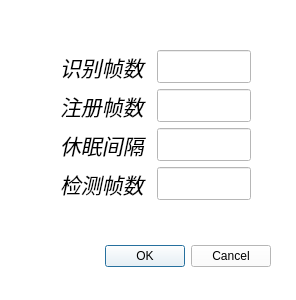
<?xml version="1.0" encoding="UTF-8"?>
<ui version="4.0">
 <class>sys_option</class>
 <widget class="QDialog" name="sys_option">
  <property name="geometry">
   <rect>
    <x>0</x>
    <y>0</y>
    <width>296</width>
    <height>300</height>
   </rect>
  </property>
  <property name="windowTitle">
   <string>System Option</string>
  </property>
  <property name="styleSheet">
   <string notr="true">background-color: rgb(255, 255, 255);</string>
  </property>
  <widget class="QDialogButtonBox" name="buttonBox">
   <property name="geometry">
    <rect>
     <x>100</x>
     <y>240</y>
     <width>171</width>
     <height>32</height>
    </rect>
   </property>
   <property name="orientation">
    <enum>Qt::Horizontal</enum>
   </property>
   <property name="standardButtons">
    <set>QDialogButtonBox::Cancel|QDialogButtonBox::Ok</set>
   </property>
  </widget>
  <widget class="QWidget" name="formLayoutWidget">
   <property name="geometry">
    <rect>
     <x>60</x>
     <y>50</y>
     <width>191</width>
     <height>194</height>
    </rect>
   </property>
   <layout class="QFormLayout" name="formLayout">
    <item row="0" column="0">
     <widget class="QLabel" name="label">
      <property name="font">
       <font>
        <pointsize>16</pointsize>
        <italic>true</italic>
       </font>
      </property>
      <property name="text">
       <string>识别帧数</string>
      </property>
     </widget>
    </item>
    <item row="0" column="1">
     <widget class="QLineEdit" name="recognition_count">
      <property name="font">
       <font>
        <pointsize>16</pointsize>
        <italic>true</italic>
       </font>
      </property>
      <property name="text">
       <string/>
      </property>
      <property name="alignment">
       <set>Qt::AlignCenter</set>
      </property>
     </widget>
    </item>
    <item row="1" column="0">
     <widget class="QLabel" name="label_2">
      <property name="font">
       <font>
        <pointsize>16</pointsize>
        <italic>true</italic>
       </font>
      </property>
      <property name="text">
       <string>注册帧数</string>
      </property>
     </widget>
    </item>
    <item row="1" column="1">
     <widget class="QLineEdit" name="sign_in_count">
      <property name="font">
       <font>
        <pointsize>16</pointsize>
        <italic>true</italic>
       </font>
      </property>
      <property name="text">
       <string/>
      </property>
      <property name="alignment">
       <set>Qt::AlignCenter</set>
      </property>
     </widget>
    </item>
    <item row="2" column="0">
     <widget class="QLabel" name="label_3">
      <property name="font">
       <font>
        <pointsize>16</pointsize>
        <italic>true</italic>
       </font>
      </property>
      <property name="text">
       <string>休眠间隔</string>
      </property>
     </widget>
    </item>
    <item row="2" column="1">
     <widget class="QLineEdit" name="interval">
      <property name="font">
       <font>
        <pointsize>16</pointsize>
        <italic>true</italic>
       </font>
      </property>
      <property name="text">
       <string/>
      </property>
      <property name="alignment">
       <set>Qt::AlignCenter</set>
      </property>
     </widget>
    </item>
    <item row="3" column="0">
     <widget class="QLabel" name="label_4">
      <property name="font">
       <font>
        <pointsize>16</pointsize>
        <italic>true</italic>
       </font>
      </property>
      <property name="text">
       <string>检测帧数</string>
      </property>
     </widget>
    </item>
    <item row="3" column="1">
     <widget class="QLineEdit" name="detect_coint">
      <property name="font">
       <font>
        <pointsize>16</pointsize>
        <italic>true</italic>
       </font>
      </property>
      <property name="text">
       <string/>
      </property>
      <property name="alignment">
       <set>Qt::AlignCenter</set>
      </property>
     </widget>
    </item>
   </layout>
  </widget>
 </widget>
 <resources/>
 <connections>
  <connection>
   <sender>buttonBox</sender>
   <signal>accepted()</signal>
   <receiver>sys_option</receiver>
   <slot>accept()</slot>
   <hints>
    <hint type="sourcelabel">
     <x>248</x>
     <y>254</y>
    </hint>
    <hint type="destinationlabel">
     <x>157</x>
     <y>274</y>
    </hint>
   </hints>
  </connection>
  <connection>
   <sender>buttonBox</sender>
   <signal>rejected()</signal>
   <receiver>sys_option</receiver>
   <slot>reject()</slot>
   <hints>
    <hint type="sourcelabel">
     <x>316</x>
     <y>260</y>
    </hint>
    <hint type="destinationlabel">
     <x>286</x>
     <y>274</y>
    </hint>
   </hints>
  </connection>
 </connections>
</ui>
